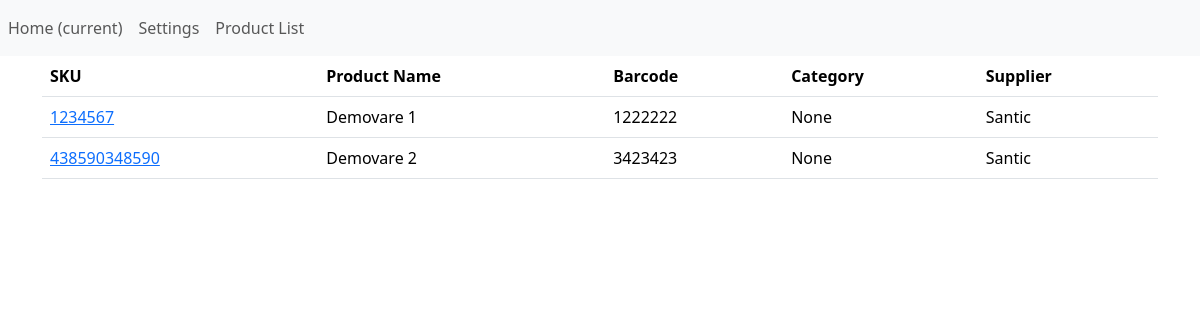
/product_list/, run on an earlier commit of the app's database.
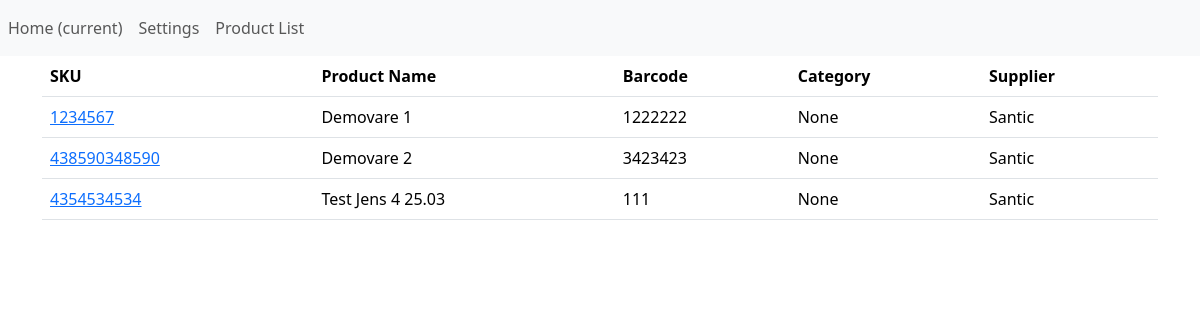
And on a later commit of the database.
### pimApp/models.py (models this page shows, shortened)
class Product(models.Model):
    sku = models.CharField(max_length=20 ,blank=False, null=False)
    product_name = models.CharField(max_length=50 ,blank=False, null=False)
    description = models.CharField(max_length=200 ,blank=False, null=False)
    product_image = models.ImageField(upload_to='product_images/', null=True, blank=True)
    manufacturer = models.CharField(max_length=20 ,blank=False, null=False)
    weight = models.IntegerField(blank=True, null=False)
    length = models.IntegerField(blank=True, null=True)
    width = models.IntegerField(blank=True, null=True)
    barcode = models.IntegerField()
    collection_products = models.ManyToManyField(Collections)
    product_type = models.CharField(max_length=20 ,blank=False, null=True)
    unit_price = models.IntegerField(blank=True, null=False, default=0)
    status = models.CharField(max_length=20 ,blank=False, null=True)
    tags = models.CharField(max_length=255, blank=True, null=True)
    category = models.ForeignKey(Product_Category, on_delete=models.CASCADE, blank=True, null=True)

### pimApp/views.py (the view)
# urls.py: path('product_list/', views.product_list, name='product_list'),
def product_list(request):
    products = Product.objects.all()
    context = {
        'products': products
    }
    return render(request, 'product_list.html', context)

### pimApp/templates/product_list.html (shortened to what this page needs)
{% extends 'base.html' %}
{% block content %}
<div class="container">
<table class="table">
        <thead>
            <tr>
                <th scope="col">SKU</th>
                <th>Product Name</th>
                <th>Barcode</th>
                <th>Category</th>
                <th>Supplier</th>
            </tr>
        </thead>
        {% for i in products %}
            <tbody>
                <td><a href='{% url 'product_detail' i.id %}'>{{i.sku}}</td>
                <td>{{i.product_name}}</td>
                <td>{{i.barcode}}</td>
                <td>{{i.category}}</td>
                <td>{{i.manufacturer}}</td>
            </tbody>
        {% endfor %}
        </table>
    </div>
{% endblock %}

What changed in the data, as far as the page shows it:
added Product: sku "4354534534", product_name "Test Jens 4 25.03", barcode "111", category "None", manufacturer "Santic"
